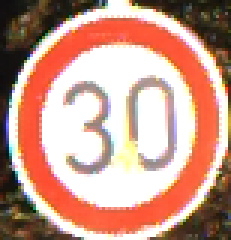
%> input picture Dataset/Training/30/Images/Positives/3P.ppm, 77 x 80 px (shown 3 times larger)
$ octave teste.m   (GNU Octave 9; MATLAB toolbox functions it lacks are replaced by stand-ins)
%> lines starting %> are read from the running program, lines starting %| are printed output that depends on the picture; in (x1, y1, x2, y2) boxes, pixels count from 0 and x2, y2 are one past the last pixel; in counts of white or black regions, pixels touching at a corner belong together; the program's own positions count from 1
im = imread('3P.ppm');
%> im is the input picture: size 80x77x3 uint8; mean R, G, B 199.4, 154.3, 138.5
im2 = rgb2gray(im);
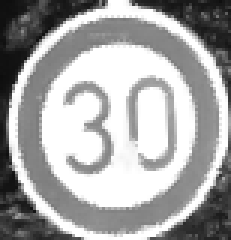
%> im2: size 80x77 uint8 (shown 3 times larger); min 13, max 255, mean 166
result = im2 > 175;
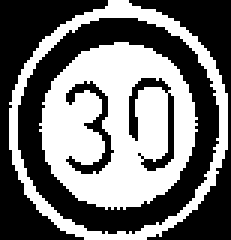
%> result: size 80x77 logical (shown 3 times larger); 45.3% white; 2 white regions, box (x1, y1, x2, y2) and area: (13, 14, 66, 70) 1973, (3, 0, 76, 80) 818


BW = edge(im2,'Sobel');
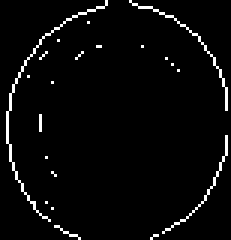
%> BW: size 80x77 logical (shown 3 times larger); 3.4% white in thin lines or dots

imshow(BW);

$ run again, with Dataset/Training/30/Images/Positives/10P.ppm copied over Dataset/Training/30/Images/Positives/3P.ppm
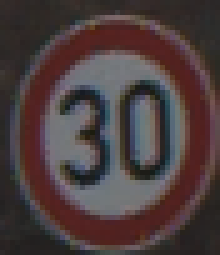
%> input picture Dataset/Training/30/Images/Positives/10P.ppm, 44 x 51 px (shown 5 times larger)
%> im is the input picture: size 51x44x3 uint8; mean R, G, B 75.8, 61.7, 62
%> `im2 = rgb2gray(im);`:
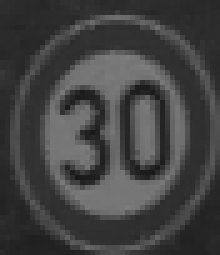
%> im2: size 51x44 uint8 (shown 5 times larger); min 24, max 125, mean 65.9
%> result: size 51x44 logical; every value is 0
%> `BW = edge(im2,'Sobel');`:
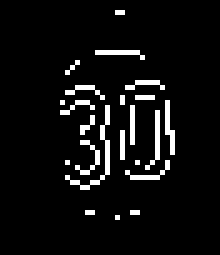
%> BW: size 51x44 logical (shown 5 times larger); 6.1% white in thin lines or dots, all inside (x1, y1, x2, y2) = (12, 2, 35, 44)

$ run again, with Dataset/Training/30/Images/Positives/16P.ppm copied over Dataset/Training/30/Images/Positives/3P.ppm
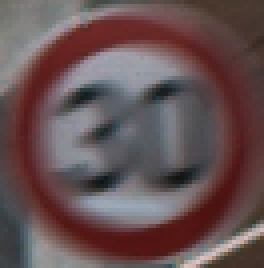
%> input picture Dataset/Training/30/Images/Positives/16P.ppm, 66 x 67 px (shown 4 times larger)
%> im is the input picture: size 67x66x3 uint8; mean R, G, B 102.2, 81.6, 83.2
%> `result = im2 > 175;`:
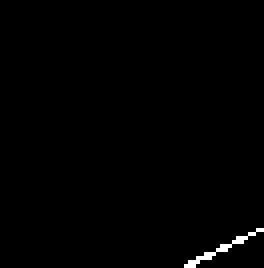
%> result: size 67x66 logical (shown 4 times larger); 0.66% white in thin lines or dots, all inside (x1, y1, x2, y2) = (46, 57, 66, 67)
%> `BW = edge(im2,'Sobel');`:
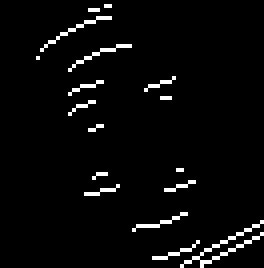
%> BW: size 67x66 logical (shown 4 times larger); 3.6% white in thin lines or dots, all inside (x1, y1, x2, y2) = (9, 1, 66, 67)
